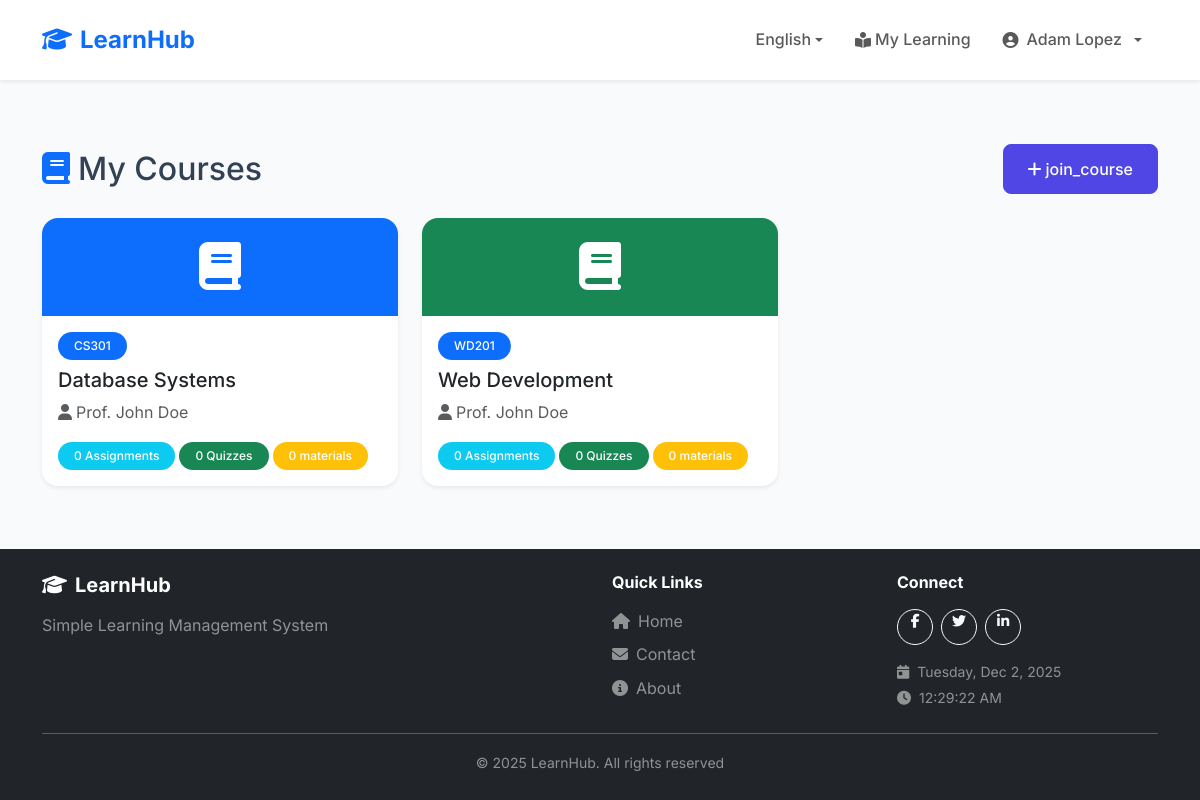
Screenshot of /student/course.php (signed in) with the database file from the repository.
### tables this page shows
CREATE TABLE users (
    id INT AUTO_INCREMENT PRIMARY KEY,
    username VARCHAR(50) UNIQUE NOT NULL,
    email VARCHAR(100) UNIQUE NOT NULL,
    password VARCHAR(255) NOT NULL,
    full_name VARCHAR(100) NOT NULL,
    role ENUM('student', 'teacher', 'admin') DEFAULT 'student',
    status ENUM('pending', 'approved', 'rejected', 'suspended') DEFAULT 'approved',
    student_id VARCHAR(20) NULL,
    profile_picture VARCHAR(255) NULL,
    phone VARCHAR(20) NULL,
    bio TEXT NULL,
    verification_token VARCHAR(100) NULL,
    verification_document VARCHAR(255) NULL,
    verified_at TIMESTAMP NULL,
    verified_by INT NULL,
    created_at TIMESTAMP DEFAULT CURRENT_TIMESTAMP,
    FOREIGN KEY (verified_by) REFERENCES users(id) ON DELETE SET NULL
);

CREATE TABLE courses (
    id INT AUTO_INCREMENT PRIMARY KEY,
    teacher_id INT NOT NULL,
    course_code VARCHAR(20) NOT NULL,
    course_name VARCHAR(100) NOT NULL,
    description TEXT,
    created_at TIMESTAMP DEFAULT CURRENT_TIMESTAMP,
    FOREIGN KEY (teacher_id) REFERENCES users(id) ON DELETE CASCADE
);

### config/languages.php (called while the page is built, shortened)
<?php
$currentLanguage = $_SESSION['language'];
$translationFile = __DIR__ . '/../lang/' . $currentLanguage . '.php';
if (file_exists($translationFile)) {
    $translations = require $translationFile;
} else {
    $translations = require __DIR__ . '/../lang/en.php';
}
function __($key) {
    global $translations;
    return $translations[$key] ?? $key;
}
function getCurrentLanguage() {
    return $_SESSION['language'] ?? 'en';
}
function getLanguageDirection() {
    $rtlLanguages = ['ar'];
    return in_array(getCurrentLanguage(), $rtlLanguages) ? 'rtl' : 'ltr';
}

### config/helpers/auth.php (called while the page is built, shortened)
<?php
function isLoggedIn() {
    return isset($_SESSION['user_id']);
}
function getCurrentUser() {
    global $pdo;
    if ($pdo) {
        $stmt = $pdo->prepare("SELECT * FROM users WHERE id = ?");
        $stmt->execute([$_SESSION['user_id']]);
        return $stmt->fetch();
    }
    return [
        'id' => $_SESSION['user_id'] ?? null,
        'full_name' => $_SESSION['user_name'] ?? '',
        'role' => $_SESSION['user_role'] ?? ''
    ];
}
function hasRole($role) {
    return isset($_SESSION['user_role']) && $_SESSION['user_role'] === $role;
}
?>

### config/helpers/validation.php (called while the page is built, shortened)
<?php
function sanitize($input) {
    return htmlspecialchars(trim($input), ENT_QUOTES, 'UTF-8');
}
?>

### student/course.php (the view, shortened to what this page needs)
<?php
require_once '../config/config.php';
$user = getCurrentUser();
$stmt = $pdo->prepare("
    SELECT c.*, u.full_name as teacher_name,
           (SELECT COUNT(*) FROM assignments WHERE course_id = c.id) as assignment_count,
           (SELECT COUNT(*) FROM quizzes WHERE course_id = c.id) as quiz_count,
           (SELECT COUNT(*) FROM materials WHERE course_id = c.id) as material_count
    FROM courses c
    JOIN enrollments e ON c.id = e.course_id
    JOIN users u ON c.teacher_id = u.id
    WHERE e.student_id = ?
    ORDER BY e.enrolled_at DESC
");
$stmt->execute([$user['id']]);
$courses = $stmt->fetchAll();
include '../includes/header.php';
?>
<div class="container my-5">
    <div class="d-flex justify-content-between align-items-center mb-4">
        <h2 class="mb-0"><i class="fas fa-book text-primary <?= getLanguageDirection() === 'rtl' ? 'ms-2' : 'me-2' ?>"></i><?= __('my_courses') ?></h2>
        <button class="btn btn-primary" data-bs-toggle="modal" data-bs-target="#enrollModal">
            <i class="fas fa-plus <?= getLanguageDirection() === 'rtl' ? 'ms-1' : 'me-1' ?>"></i><?= __('join_course') ?>
        </button>
    </div>
    <?php if (empty($courses)): ?>
        <div class="card border-0 shadow-sm">
            <div class="card-body">
                <div class="text-center py-5">
                    <i class="fas fa-book fa-4x text-muted mb-3"></i>
                    <p class="text-muted mb-3"><?= __('no_courses_enrolled') ?></p>
                    <button class="btn btn-primary" data-bs-toggle="modal" data-bs-target="#enrollModal">
                        <i class="fas fa-plus <?= getLanguageDirection() === 'rtl' ? 'ms-1' : 'me-1' ?>"></i><?= __('join_course') ?>
                    </button>
                </div>
            </div>
        </div>
    <?php else: ?>
        <div class="row g-4">
            <?php
            $colors = ['primary', 'success', 'warning', 'danger', 'info', 'secondary'];
            foreach ($courses as $index => $course):
                $colorClass = $colors[$index % count($colors)];
            ?>
                <div class="col-md-4">
                    <a href="course-details.php?id=<?= $course['id'] ?>" class="text-decoration-none">
                        <div class="card h-100 border-0 shadow-sm hover-card">
                            <div class="card-header bg-<?= $colorClass ?> text-white border-0 text-center py-4">
                                <i class="fas fa-book fa-3x"></i>
                            </div>
                            <div class="card-body">
                                <span class="badge bg-primary mb-2"><?= sanitize($course['course_code']) ?></span>
                                <h5 class="card-title text-dark"><?= sanitize($course['course_name']) ?></h5>
                                <p class="text-muted mb-3"><i class="fas fa-user <?= getLanguageDirection() === 'rtl' ? 'ms-1' : 'me-1' ?>"></i><?= sanitize($course['teacher_name']) ?></p>
                                <div class="d-flex gap-1 flex-wrap">
                                    <span class="badge bg-info"><?= $course['assignment_count'] ?> <?= __('assignments') ?></span>
                                    <span class="badge bg-success"><?= $course['quiz_count'] ?> <?= __('quizzes') ?></span>
                                    <span class="badge bg-warning"><?= $course['material_count'] ?> <?= __('materials') ?></span>
                                </div>
                            </div>
                        </div>
                    </a>
                </div>
            <?php endforeach; ?>
        </div>
    <?php endif; ?>
</div>
<?php include '../includes/footer.php'; ?>

### includes/header.php (shortened to what this page needs)
<?php
$currentUser = getCurrentUser();
?>
<!DOCTYPE html>
<html lang="<?= getCurrentLanguage() ?>" dir="<?= getLanguageDirection() ?>">
<head>
    <link href="https://cdn.jsdelivr.net/npm/bootstrap@5.3.2/dist/css/bootstrap.min.css" rel="stylesheet">
    <link rel="stylesheet" href="https://cdnjs.cloudflare.com/ajax/libs/font-awesome/6.4.2/css/all.min.css">
    <link rel="stylesheet" href="<?= SITE_URL ?>/assets/css/style.css?v=<?= time() ?>">
</head>
<body>
    <nav class="navbar navbar-expand-lg navbar-light bg-white shadow-sm sticky-top">
        <div class="container">
            <a class="navbar-brand fw-bold text-primary" href="<?= SITE_URL ?>">
                <i class="fas fa-graduation-cap <?= getLanguageDirection() === 'rtl' ? 'ms-2' : 'me-2' ?>"></i><?= SITE_NAME ?>
            </a>
            <div class="collapse navbar-collapse" id="navbarNav">
                <ul class="navbar-nav <?= getLanguageDirection() === 'rtl' ? 'me-auto' : 'ms-auto' ?> align-items-center">
                    <li class="nav-item dropdown">
                        <a class="nav-link dropdown-toggle" href="#" id="langDropdown" role="button" data-bs-toggle="dropdown">
                            <?= AVAILABLE_LANGUAGES[getCurrentLanguage()]['flag'] ?> <?= AVAILABLE_LANGUAGES[getCurrentLanguage()]['name'] ?>
                        </a>
                    </li>
                    <?php if (isLoggedIn()): ?>
                        <?php if (hasRole('student')): ?>
                            <li class="nav-item">
                                <a class="nav-link" href="<?= SITE_URL ?>/student/index.php">
                                    <i class="fas fa-book-open-reader <?= getLanguageDirection() === 'rtl' ? 'ms-1' : 'me-1' ?>"></i><?= __('my_learning') ?>
                                </a>
                            </li>
                        <?php endif; ?>
                        <li class="nav-item dropdown">
                            <a class="nav-link dropdown-toggle d-flex align-items-center gap-2" href="#" id="userDropdown" role="button" data-bs-toggle="dropdown">
                                <?php if (!empty($currentUser['profile_picture'])): ?>
                                    <img src="<?= SITE_URL ?>/uploads/<?= sanitize($currentUser['profile_picture']) ?>"
                                         class="rounded-circle"
                                         class="rounded-circle avatar-sm"
                                         alt="<?= sanitize($currentUser['full_name']) ?>">
                                <?php else: ?>
                                    <i class="fas fa-user-circle"></i>
                                <?php endif; ?>
                                <span><?= sanitize($currentUser['full_name']) ?></span>
                            </a>
                        </li>
                    <?php endif; ?>
                </ul>
            </div>
        </div>
    </nav>
    <main>

### assets/css/style.css (style rules this page uses)
:root { --primary-color: #4f46e5; --primary-dark: #4338ca; --secondary-color: #06b6d4; --success-color: #10b981; --warning-color: #f59e0b; --danger-color: #ef4444; --dark-color: #1f2937; --light-color: #f8fafc; --gradient-primary: linear-gradient(135deg, #4f46e5 0%, #06b6d4 100%); }
html, body { height: 100%; margin: 0; }
body { font-family: 'Inter', sans-serif; background-color: #f8fafc; color: #334155; line-height: 1.6; display: flex; flex-direction: column; min-height: 100vh; }
main { flex: 1 0 auto; }
a { text-decoration: none; transition: all 0.3s ease; }
.hover-card { transition: all 0.3s ease; }
.navbar { padding: 1rem 0; }
.navbar-brand { font-size: 1.5rem; flex-shrink: 0; transition: all 0.3s ease; cursor: pointer; }
.navbar-brand i { display: inline-block; transition: transform 0.3s ease; }
.navbar-collapse { flex-grow: 1; }
.nav-link { font-weight: 500; padding: 0.5rem 1rem !important; border-radius: 0.5rem; transition: all 0.3s ease; display: inline-flex; align-items: center; white-space: nowrap; }
.nav-link i { display: inline-block; flex-shrink: 0; }
.card { border: none; border-radius: 1rem; box-shadow: 0 4px 6px -1px rgba(0, 0, 0, 0.1), 0 2px 4px -1px rgba(0, 0, 0, 0.06); transition: all 0.3s ease; overflow: hidden; }
.btn-primary { background: var(--primary-color); border-color: var(--primary-color); padding: 0.75rem 1.5rem; border-radius: 0.5rem; font-weight: 500; }
.badge { padding: 0.5rem 1rem; border-radius: 2rem; font-weight: 500; }

### rows the page displays
users: full_name "Adam Lopez"
courses: course_code "CS301", course_name "Database Systems", teacher.full_name "Prof. John Doe", assignment_count "0", quiz_count "0", material_count "0"
courses: course_code "WD201", course_name "Web Development", teacher.full_name "Prof. John Doe", assignment_count "0", quiz_count "0", material_count "0"

### other values shown
SITE_NAME "LearnHub"
AVAILABLE_LANGUAGES[getCurrentLanguage()]['name'] "English"
__('my_learning') "My Learning"
__('my_courses') "My Courses"
__('join_course') "join_course"
__('simple_lms') "Simple Learning Management System"
__('quick_links') "Quick Links"
__('home') "Home"
__('contact') "Contact"
__('about') "About"
__('connect') "Connect"
__('all_rights_reserved') "All rights reserved"
